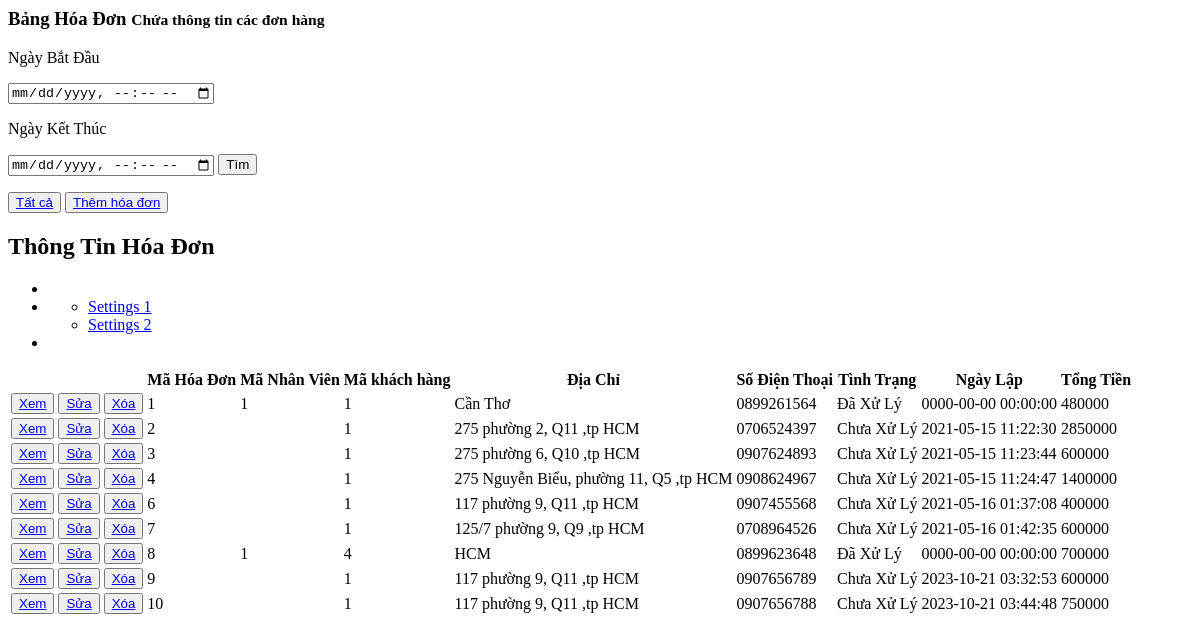
/admin/dashboard/manage_order.php, run on the app's committed database.
### tables this page shows
CREATE TABLE `hoadon` (
  `MA_HD` int(10) UNSIGNED NOT NULL,
  `MA_NV` int(10) UNSIGNED DEFAULT NULL,
  `MA_KH` int(10) UNSIGNED NOT NULL,
  `DIA_CHI` text NOT NULL,
  `SODIENTHOAI` varchar(10) NOT NULL,
  `TINH_TRANG` tinyint(1) DEFAULT NULL,
  `TONG_TIEN` float NOT NULL,
  `NGAY_LAP` datetime NOT NULL
);

### admin/dashboard/manage_order.php (the view, shortened to what this page needs)
<?php
    $con = mysqli_connect("localhost", "root", "", "doanweb2");
    $title_left = '<div class="title_left">
                      <h3>Bảng Hóa Đơn <small>Chứa thông tin các đơn hàng</small></h3>
                  </div>';
    $thead = '<thead>
                <tr>
                  <th></th>
                  <th>Mã Hóa Đơn<a  class="fa fa-chevron-up" aria-hidden="true" href="index.php?manage=orders&sort=up&stt=MA_HD"></a><a class="fa fa-chevron-down" aria-hidden="true" href="index.php?manage=orders&sort=down&stt=MA_HD"></a></th>
                  <th>Mã Nhân Viên<a class="fa fa-chevron-up" aria-hidden="true" href="index.php?manage=orders&sort=up&stt=MA_NV"></a><a class="fa fa-chevron-down" aria-hidden="true" href="index.php?manage=orders&sort=down&stt=MA_NV"></a></th>
                  <th>Mã khách hàng<a class="fa fa-chevron-up" aria-hidden="true" href="index.php?manage=orders&sort=up&stt=MA_KH"></a><a class="fa fa-chevron-down" aria-hidden="true" href="index.php?manage=orders&sort=down&stt=MA_KH"></a></th>
                  <th>Địa Chỉ<a class="fa fa-chevron-up" aria-hidden="true" href="index.php?manage=orders&sort=up&stt=DIA_CHI"></a><a class="fa fa-chevron-down" aria-hidden="true" href="index.php?manage=orders&sort=down&stt=DIA_CHI"></a></th>
                  <th>Số Điện Thoại<a class="fa fa-chevron-up" aria-hidden="true" href="index.php?manage=orders&sort=up&stt=SODIENTHOAI"></a><a class="fa fa-chevron-down" aria-hidden="true" href="index.php?manage=orders&sort=down&stt=SODIENTHOAI"></a></th>
                  <th>Tình Trạng<a class="fa fa-chevron-up" aria-hidden="true" href="index.php?manage=orders&sort=up&stt=TINH_TRANG"></a><a class="fa fa-chevron-down" aria-hidden="true" href="index.php?manage=orders&sort=down&stt=TINH_TRANG"></a></th>
                  <th>Ngày Lập<a class="fa fa-chevron-up" aria-hidden="true" href="index.php?manage=orders&sort=up&stt=NGAY_LAP"></a><a class="fa fa-chevron-down" aria-hidden="true" href="index.php?manage=orders&sort=down&stt=NGAY_LAP"></a></th>
                  <th>Tổng Tiền<a class="fa fa-chevron-up" aria-hidden="true" href="index.php?manage=orders&sort=up&stt=TONG_TIEN"></a><a class="fa fa-chevron-down" aria-hidden="true" href="index.php?manage=orders&sort=down&stt=TONG_TIEN"></a></th>
                </tr>
              </thead>';
    $tr='';
    if (isset($_GET['ngaybatdau']) && isset($_GET['ngayketthuc'])) {
        $Timestart = $_GET['ngaybatdau'];
        $Timesend = $_GET['ngayketthuc'];
        $sql = "SELECT * FROM hoadon WHERE NGAY_LAP BETWEEN '$Timestart' AND '$Timesend'";
        mysqli_query($con, "SET NAMES 'utf8");
        $result = mysqli_query($con, $sql);
        if ($result->num_rows > 0) {
            while ($row = $result->fetch_assoc()) {
                $trangthai = '';
                if ($row["TINH_TRANG"] == '1') {
                    $trangthai = 'Đã Xử Lý';
                } else if ($row["TINH_TRANG"] == '0') {
                    $trangthai = 'Chưa Xử Lý';
                }
                $tr .= '<tr><td>
                <button id="open-update-PN" class="btn btn-success">
                    <a href="index.php?manage=orders&chitiet=true&mahd=' . $row["MA_HD"] . '&tt='. $row["TINH_TRANG"] .'">Xem</a>
                </button>
                <button id="open-update-PN" class="btn btn-warning">
                    <a href="SuaHoaDon.php?mahd=' . $row["MA_HD"] .
                    '&manv=' . $row["MA_NV"] .
                    '&makh=' . $row["MA_KH"] .
                    '&dc=' . $row["DIA_CHI"] .
                    '&sdt=' . $row["SODIENTHOAI"] .
                    '&tt=' . $row["TINH_TRANG"] .
                    '&tien=' . $row["TONG_TIEN"] .
                    '&ngaylap=' . $row["NGAY_LAP"] .'">Sửa' .
                    '</a>
                </button>
                <button id="open-update-PN" class="btn btn-danger">
                    <a href="index.php?manage=orders&xoa=true&mahd='. $row["MA_HD"] .
                    '&tt=' . $row["TINH_TRANG"] . '">Xóa' .
                    '</a>
                </button>
                </td><td>' . $row["MA_HD"] .
                '</td><td>' . $row["MA_NV"] .
                '</td><td>' . $row["MA_KH"] .
                '</td><td>' . $row["DIA_CHI"] .
                '</td><td>' . $row["SODIENTHOAI"] .
                '</td><td>' . $trangthai .
                '</td><td>' . $row["NGAY_LAP"] .
                '</td>';
                $sum=0;
                $MAHD=$row["MA_HD"];
                $sql2 = "SELECT SUM(THANH_TIEN) AS TONG FROM chitiethoadon WHERE MA_HD='$MAHD'";
                $result2 = mysqli_query($con, $sql2);
                    if ($result2->num_rows > 0) {
                        while ($row = $result2->fetch_assoc()) {
                            $sum += $row["TONG"];
                        }
                    }
                $tr.='<td>' . $sum .
                '</td></tr>';
                $sql2="UPDATE hoadon SET TONG_TIEN ='$sum' WHERE MA_HD = '$MAHD'";
                mysqli_query($con, $sql2);
            }
        } else {
        echo "0 results";
        }
    } else if (!isset($_GET['sort']) && !isset($_GET['stt']) || isset($_GET['show'])) {
        $sql = "select * from hoadon";
        mysqli_query($con, "SET NAMES 'utf8'");
        $result = mysqli_query($con, $sql);
        if ($result->num_rows > 0) {
            while ($row = $result->fetch_assoc()) {
                $trangthai = '';
                if ($row["TINH_TRANG"] == '1') {
                    $trangthai = 'Đã Xử Lý';
                } else if ($row["TINH_TRANG"] == '0') {
                    $trangthai = 'Chưa Xử Lý';
                }
                $tr .= '<tr><td>
                <button id="open-update-PN" class="btn btn-success">
                    <a href="index.php?manage=orders&chitiet=true&mahd=' . $row["MA_HD"] . '&tt='. $row["TINH_TRANG"] .'">Xem</a>
                </button>
                <button id="open-update-PN" class="btn btn-warning">
                    <a href="SuaHoaDon.php?mahd=' . $row["MA_HD"] .
                    '&manv=' . $row["MA_NV"] .
                    '&makh=' . $row["MA_KH"] .
                    '&dc=' . $row["DIA_CHI"] .
                    '&sdt=' . $row["SODIENTHOAI"] .
                    '&tt=' . $row["TINH_TRANG"] .
                    '&tien=' . $row["TONG_TIEN"] .
                    '&ngaylap=' . $row["NGAY_LAP"] .'">Sửa' .
                    '</a>
                </button>
                <button id="open-update-PN" class="btn btn-danger">
                    <a href="index.php?manage=orders&xoa=true&mahd='. $row["MA_HD"] .
                    '&tt=' . $row["TINH_TRANG"] . '">Xóa' .
                    '</a>
                </button>
                </td><td>' . $row["MA_HD"] .
                '</td><td>' . $row["MA_NV"] .
                '</td><td>' . $row["MA_KH"] .
                '</td><td>' . $row["DIA_CHI"] .
                '</td><td>' . $row["SODIENTHOAI"] .
                '</td><td>' . $trangthai .
                '</td><td>' . $row["NGAY_LAP"] .
                '</td>';
                $sum=0;
                $MAHD=$row["MA_HD"];
                $sql2 = "SELECT SUM(THANH_TIEN) AS TONG FROM chitiethoadon WHERE MA_HD='$MAHD'";
                $result2 = mysqli_query($con, $sql2);
                    if ($result2->num_rows > 0) {
                        while ($row = $result2->fetch_assoc()) {
                            $sum += $row["TONG"];
                        }
                    }
                $tr.='<td>' . $sum .
                '</td></tr>';
                $sql2="UPDATE hoadon SET TONG_TIEN ='$sum' WHERE MA_HD = '$MAHD'";
                mysqli_query($con, $sql2);
            }
        }
    }
    $page_title='<div class="page-title">'
                  .$title_left.
                  '<div class="title_right">
                      <div class="col-md-5 col-sm-5 col-xs-12 form-group pull-right top_search">
                        <div class="input-group">
                          <form action="XuLyTimKiemHoaDon.php" method="get">
                            <p>Ngày Bắt Đầu</p>
                            <input type="datetime-local" class="form-control" placeholder="yyyy-tt-mm" name="ngaybatdau">
                            <p>Ngày Kết Thúc</p>
                            <input type="datetime-local" class="form-control" placeholder="yyyy-tt-mm" name="ngayketthuc">
                            <button>Tìm</button>
                          </form>
                        </div>
                        <button><a href="index.php?manage=orders&show=all">Tất cả</a></button>
                        <button><a href="ThemHoaDon.php">Thêm hóa đơn</a></button>
                      </div>
                  </div>
                </div>';
    $row='<div class="row">
            <div class="col-md-8 col-sm-6 col-xs-12" style="width:100%">
              <div class="x_panel">
                <div class="x_title">
                  <h2>Thông Tin Hóa Đơn </h2>
                  <ul class="nav navbar-right panel_toolbox">
                    <li><a class="collapse-link"><i class="fa fa-chevron-up"></i></a>
                    </li>
                    <li class="dropdown">
                      <a href="#" class="dropdown-toggle" data-toggle="dropdown" role="button" aria-expanded="false"><i class="fa fa-wrench"></i></a>
                      <ul class="dropdown-menu" role="menu">
                        <li><a href="#">Settings 1</a>
                        </li>
                        <li><a href="#">Settings 2</a>
                        </li>
                      </ul>
                    </li>
                    <li><a class="close-link"><i class="fa fa-close"></i></a>
                    </li>
                  </ul>
                  <div class="clearfix"></div>
                </div>
                <div class="x_content">
                  <table class="table table-striped">'
                    .$thead.
                    '<tbody>'
                    .$tr.
                    '</tbody>
                  </table>
                </div>
              </div>
            </div>
          </div>';
    $div='<div class="right_col" role="main">
            <div class="">'
            .$page_title.
            '<div class="clearfix"></div>'
            .$row.'
            </div>
          </div>';
    echo  $div;
?>

### data on the page
hoadon: MA_HD "1", MA_NV "1", MA_KH "1", DIA_CHI "Cần Thơ", SODIENTHOAI "0899261564", TINH_TRANG "Đã Xử Lý", NGAY_LAP "0000-00-00 00:00:00", sum "480000"
hoadon: MA_HD "2", MA_KH "1", DIA_CHI "275 phường 2, Q11 ,tp HCM", SODIENTHOAI "0706524397", TINH_TRANG "Chưa Xử Lý", NGAY_LAP "2021-05-15 11:22:30", sum "2850000"
hoadon: MA_HD "3", MA_KH "1", DIA_CHI "275 phường 6, Q10 ,tp HCM", SODIENTHOAI "0907624893", TINH_TRANG "Chưa Xử Lý", NGAY_LAP "2021-05-15 11:23:44", sum "600000"
hoadon: MA_HD "4", MA_KH "1", DIA_CHI "275 Nguyễn Biểu, phường 11, Q5 ,tp HCM", SODIENTHOAI "0908624967", TINH_TRANG "Chưa Xử Lý", NGAY_LAP "2021-05-15 11:24:47", sum "1400000"
hoadon: MA_HD "6", MA_KH "1", DIA_CHI "117 phường 9, Q11 ,tp HCM", SODIENTHOAI "0907455568", TINH_TRANG "Chưa Xử Lý", NGAY_LAP "2021-05-16 01:37:08", sum "400000"
hoadon: MA_HD "7", MA_KH "1", DIA_CHI "125/7 phường 9, Q9 ,tp HCM", SODIENTHOAI "0708964526", TINH_TRANG "Chưa Xử Lý", NGAY_LAP "2021-05-16 01:42:35", sum "600000"
hoadon: MA_HD "8", MA_NV "1", MA_KH "4", DIA_CHI "HCM", SODIENTHOAI "0899623648", TINH_TRANG "Đã Xử Lý", NGAY_LAP "0000-00-00 00:00:00", sum "700000"
hoadon: MA_HD "9", MA_KH "1", DIA_CHI "117 phường 9, Q11 ,tp HCM", SODIENTHOAI "0907656789", TINH_TRANG "Chưa Xử Lý", NGAY_LAP "2023-10-21 03:32:53", sum "600000"
hoadon: MA_HD "10", MA_KH "1", DIA_CHI "117 phường 9, Q11 ,tp HCM", SODIENTHOAI "0907656788", TINH_TRANG "Chưa Xử Lý", NGAY_LAP "2023-10-21 03:44:48", sum "750000"
